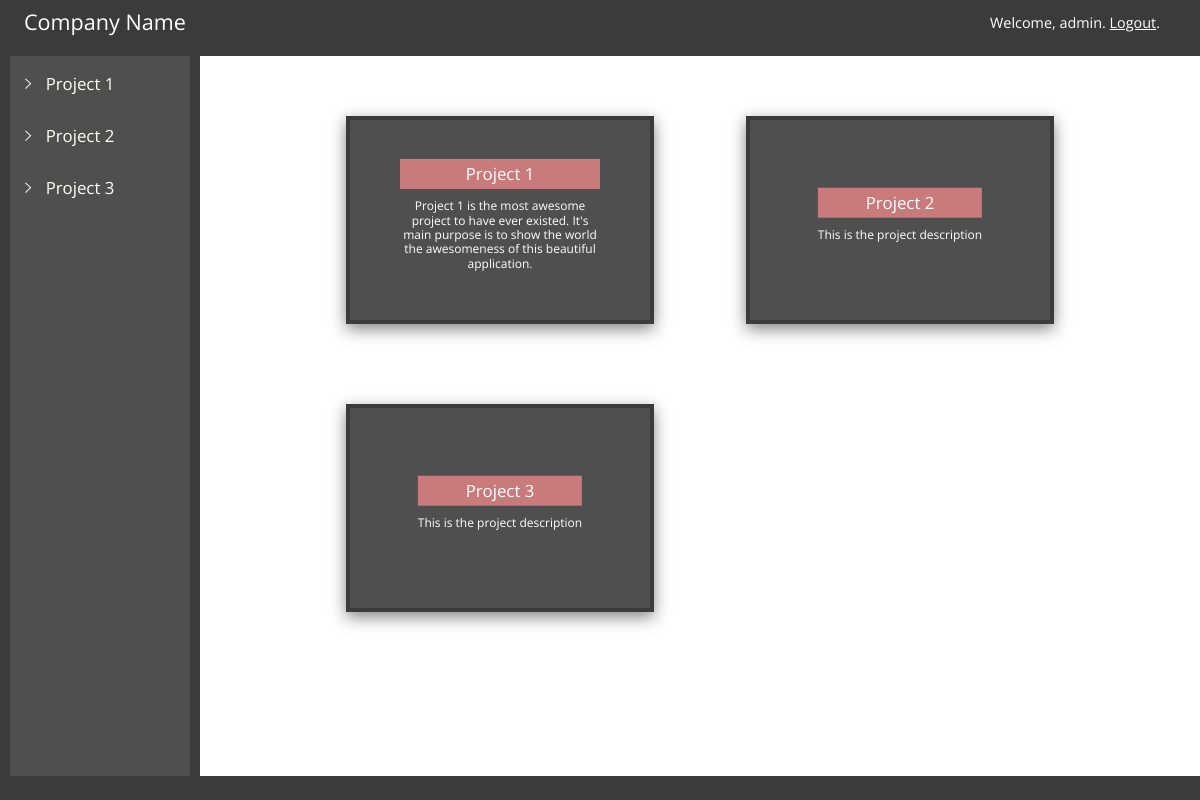
Screenshot of /ise_pdt/developer/admin/ (signed in) with the database file from the repository.
### ise_pdt/models.py (models this page shows, shortened)
class Project(models.Model):
    creating_user = models.ForeignKey(User)
    project_name = models.CharField(max_length=20)
    project_creation_date = models.DateTimeField('date published')
    project_total_time = models.IntegerField(default=0)
    project_yield = models.FloatField(default=0)
    project_description = models.CharField(max_length=600)

### ise_pdt/views.py (the view)
# urls.py: url(r'^developer/(?P<username>[a-zA-Z0-9]{3,20})/$', views.index, name='index'),
def index(request, username):
    list_of_projects = Project.objects.all().order_by('project_creation_date')
    context = {'list_of_projects': list_of_projects, 'username': username}
    if request.user.is_authenticated() and request.user.groups.filter(name='Developer').exists():
      return render(request, 'ise_pdt/index.html', context)
    else:
      return HttpResponseRedirect('/ise_pdt/logout')

### ise_pdt/templates/ise_pdt/index.html (shortened to what this page needs)
<!DOCTYPE html>
<html lang="en">
<head>
  {% load staticfiles %}
  <link rel="stylesheet" type="text/css" href="{% static 'ise_pdt/' %}" />
  <link rel="stylesheet" type="text/css" href="{% static 'ise_pdt/vendors/css/reset.css' %}">
  <link rel="stylesheet" type="text/css" href="{% static 'ise_pdt/vendors/css/bootstrap-custom.css' %}">
  <link rel="stylesheet" type="text/css" href="{% static 'ise_pdt/vendors/css/ionicons.min.css' %}">
  <link rel="stylesheet" type="text/css" href="{% static 'ise_pdt/resources/css/main-style.css' %}">
    <link rel="stylesheet" type="text/css" href="{% static 'ise_pdt/resources/css/main-style-m.css' %}">
</head>
<body>
  <div class="app-interface">
    <div class="top-bar">
      <div class="company-name">
        Company Name
      </div>
      <div class="user-name">
        Welcome, {{username}}.
        <a href="/ise_pdt/logout">Logout</a>.
      </div>
    </div>
    <div class="middle-bar">
      <div class="left-section col-xs-2">
        {% if list_of_projects %}
        <div class="left-navi">
          {% for project in list_of_projects %}
          <div class="navi-project-set">
            <div class="project-name-div">
              <div class="click-to-collapse">
                <i class="ion-ios-arrow-right"></i>
              </div>
              <a href="/ise_pdt/developer/{{username}}/{{project.id}}"><h2 class="project-name">{{project.project_name}}</h2></a>
            </div>
          </div>
          {% endfor %}
        </div>
        {% else %}
        <p>No projects are available.</p>
        {% endif %}
      </div>
      <div class="right-section col-xs-10">
        {% if list_of_projects %}
        <div class="project-boxes">
          {% for project in list_of_projects %}
          <div class="col-xs-6">
            <a href="/ise_pdt/developer/{{username}}/{{project.id}}">
              <div class="project-box">
                <div class="box-content">
                  <p class="box-content-title">{{project.project_name}}</p>
                  <p>{{project.project_description}}</p>
                </div>
              </div>
            </a>
          </div>
          {% endfor %}
        </div>
        {% else %}
        <p>No projects are available.</p>
        {% endif %}
      </div>
    </div>
    <div class="bottom-bar">
    </div>
  </div>
</body>
</html>

### ise_pdt/static/ise_pdt/resources/css/main-style.css (style rules this page uses)
html { font-family: Open Sans, sans-serif; font-size: 12px; color: #3B3B3B; }
.app-interface { height: 100vh; width: 100vw; }
a, a:visited, a:hover, a:active { color: inherit; }
.top-bar { background-color: #3B3B3B; width: 100%; height: 7%; color: #fff; }
.company-name { font-size: 180%; float: left; margin-top: 0.9%; margin-left: 2%; }
.user-name { font-size: 120%; float: right; margin-top: 1.3%; margin-right: 40px; }
.bottom-bar { background-color: #3B3B3B; width: 100%; height: 3%; }
.middle-bar { width: 100%; height: 90%; }
.middle-bar .left-section { height: 100%; display: inline-block; background-color: #3B3B3B; -webkit-user-select: none; -moz-user-select: none; -ms-user-select: none; user-select: none; }
.left-section .left-navi { display: block; margin: 0 auto; height: 100%; width: 90%; background-color: #4F4F4F; overflow-y: auto; }
.navi-project-set { padding-left: 15px; padding-right: 15px; padding-top: 20px; color: #fffffa; }
.project-name-div { font-size: 140%; margin-bottom: 15px; }
.project-name-div .click-to-collapse { display: inline-block; cursor: pointer; }
.project-name-div .project-name { display: inline-block; margin-left: 10px; }
.middle-bar .right-section { height: 100%; display: inline-block; }
.project-boxes { display: block; margin: 0 auto; width: 80%; }
.project-box { display: block; margin: 0 auto; height: 200px; width: 300px; border: 4px solid #3B3B3B; margin-top: 20px; margin-bottom: 20px; -webkit-box-shadow: 0px 5px 15px 0px rgba(50, 50, 50, 0.6); -moz-box-shadow: 0px 5px 15px 0px rgba(50, 50, 50, 0.6); box-shadow: 0px 5px 15px 0px rgba(50, 50, 50, 0.6); text-align: center; color: #fff; background: #4F4F4F; }
.project-box:first-of-type, .project-box:nth-of-type(1) { margin-top: 60px; }
.project-box .box-content { position: absolute; top: 57%; left: 50%; transform: translate(-50%, -50%); line-height: 1.2; }
.project-box p { margin-bottom: 10px; text-decoration: none; }
.box-content-title { font-size: 140%; background: #C97B7B; padding: 5px; }

### rows the page displays
Project: project_name "Project 1", project_description "Project 1 is the most awesome project to have ever existed. It's main purpose is to show the world the awesomeness of this beautiful application."
Project: project_name "Project 2", project_description "This is the project description"
Project: project_name "Project 3", project_description "This is the project description"

### other values shown
{{ username }} "admin"
